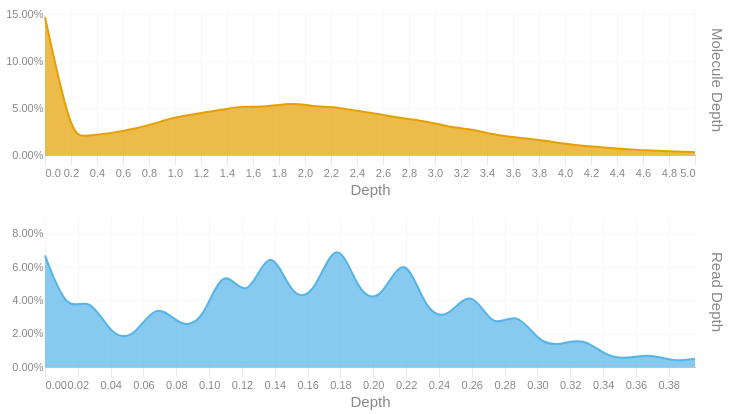

Notebook code cell kept with this figure:
### Code cell
readdep = depth_hist(tb['Read Depth'], q99, 3)
readdep = readdep.with_columns(pl.lit('Read Depth').alias('Metric'))
if not SKIPLR:
    moldep = depth_hist(tb['Molecule Depth'], mol_q99, 1)
    moldep = moldep.with_columns(pl.lit('Molecule Depth').alias('Metric'))
    _hist = pl.concat([readdep, moldep])
    _hist = _hist.filter(pl.col('Proportion') != 0)
    with SafeRender(_hist):
        (
            alt.Chart(_hist)        
            .mark_area(interpolate = "basis")
            .encode(
                x=alt.X('Bin:Q').scale(domainMin=0).axis(alt.Axis(title='Depth')),
                y = alt.Y('Proportion:Q', title = None).axis(format = '.2%'),
                color = alt.Color('Metric:N').legend(None),
                row = alt.Row("Metric:N").header(title = None, labelOrient = 'right'),
                tooltip = [
                    alt.Tooltip("Metric:N", title = "Metric"),
                    alt.Tooltip('Interval:N', title = "Depth Interval"),
                    alt.Tooltip('Proportion:Q', title = "% Alignments").format('.2%')
                ]
            )
            .resolve_scale(x='independent', y='independent')
            .properties(
                height = 150, width = 650,
                usermeta={'embedOptions': {'downloadFileName': f'{samplename}.depth.hist'}}
            )
        ).display()
else:
    readdep = readdep.filter(pl.col('Proportion') != 0)
    with SafeRender(readdep):
        (
            alt.Chart(readdep)        
            .mark_area(interpolate = "basis")
            .encode(
                x=alt.X('Bin:Q').scale(domainMin=0).axis(alt.Axis(title='Depth')),
                y = alt.Y('Proportion:Q', title = None).axis(format = '.2%'),
                tooltip = [
                    alt.Tooltip('Interval:N', title = "Depth Interval"),
                    alt.Tooltip('Proportion:Q', title = "% Alignments").format('.2%')
                ]
            )
            .properties(
                usermeta={'embedOptions': {'downloadFileName': f'{samplename}.depth.hist'}}
            )
        ).display()

### Figure 1 — Vega-Lite specification as saved in the notebook (floating-point values rounded to 4 significant figures)
{"width": 650, "height": 150, "config": {"title": {"anchor": "start", "dy": -15, "fontSize": 18, "color": "#888888", "subtitleColor": "#888888", "subtitleFontSize": 14}, "arc": {"fill": "#0072B2"}, "axis": {"domainColor": "#888888", "domainWidth": 0.5, "gridWidth": 0.2, "grid": false, "titleFontWeight": 400, "titleFontSize": 15, "labelFontSize": 11, "labelColor": "#888888", "tickColor": "#888888", "tickWidth": 0.2, "titleColor": "#888888"}, "axisBand": {"grid": false}, "axisX": {"grid": true, "tickSize": 10, "domainCap": "round"}, "axisY": {"domain": false, "grid": true, "tickSize": 0, "domainCap": "round"}, "background": "transparent", "header": {"labelFontSize": 15, "labelColor": "#888888", "titleFontSize": 15, "titleFontWeight": 600, "titleColor": "#888888"}, "legend": {"labelFont": "sans-serif", "labelFontSize": 12, "labelColor": "#888888", "symbolSize": 100, "symbolType": "circle", "titleFontSize": 12, "titlePadding": 10, "titleColor": "#888888", "title": null}, "range": {"category": ["#E69F00", "#56B4E9", "#009E73", "#F0E442", "#0072B2", "#D55E00", "#CC79A7", "#000000"], "diverging": ["#cfe8f3", "#a2d4ec", "#73bfe2", "#46abdb", "#1696d2", "#12719e"]}, "area": {"fill": "#0072B2", "fillOpacity": 0.7, "line": true, "strokeOpacity": 0.7}, "line": {"color": "#0072B2", "stroke": "#0072B2", "strokeWidth": 2}, "trail": {"color": "#0072B2", "stroke": "#0072B2", "strokeWidth": 0, "size": 1}, "point": {"filled": true, "fillOpacity": 1.0, "size": 95}, "text": {"color": "#888888", "fontSize": 11, "align": "right", "fontWeight": 400, "size": 11}, "bar": {"fill": "#0072B2", "stroke": null}, "view": {"stroke": null, "continuousWidth": 660, "continuousHeight": 400}}, "data": {"name": "data-6c2382365b646346ca29ec9d036ff070"}, "mark": {"type": "area", "interpolate": "basis"}, "encoding": {"color": {"field": "Metric", "legend": null, "type": "nominal"}, "row": {"field": "Metric", "header": {"title": null, "labelOrient": "right"}, "type": "nominal"}, "tooltip": [{"field": "Metric", "title": "Metric", "type": "nominal"}, {"field": "Interval", "title": "Depth Interval", "type": "nominal"}, {"field": "Proportion", "format": ".2%", "title": "% Alignments", "type": "quantitative"}], "x": {"axis": {"title": "Depth"}, "field": "Bin", "scale": {"domainMin": 0}, "type": "quantitative"}, "y": {"axis": {"format": ".2%"}, "field": "Proportion", "title": null, "type": "quantitative"}}, "resolve": {"scale": {"x": "independent", "y": "independent"}}, "usermeta": {"embedOptions": {"downloadFileName": "TF26LRJL0006_5B_10484332_23Y22YLT4_L7.depth.hist"}}, "$schema": "https://vega.github.io/schema/vega-lite/v6.4.1.json", "datasets": {"data-6c2382365b646346ca29ec9d036ff070": [{"Bin": 0.0, "Interval": "0.0-0.014", "Proportion": 0.067, "Metric": "Read Depth"}, {"Bin": 0.014, "Interval": "0.014-0.027", "Proportion": 0.031, "Metric": "Read Depth"}, {"Bin": 0.027, "Interval": "0.027-0.041", "Proportion": 0.044, "Metric": "Read Depth"}, {"Bin": 0.041, "Interval": "0.041-0.055", "Proportion": 0.017, "Metric": "Read Depth"}, {"Bin": 0.055, "Interval": "0.055-0.068", "Proportion": 0.018, "Metric": "Read Depth"}, {"Bin": 0.068, "Interval": "0.068-0.082", "Proportion": 0.04, "Metric": "Read Depth"}, {"Bin": 0.082, "Interval": "0.082-0.096", "Proportion": 0.024, "Metric": "Read Depth"}, {"Bin": 0.096, "Interval": "0.096-0.109", "Proportion": 0.026, "Metric": "Read Depth"}, {"Bin": 0.109, "Interval": "0.109-0.123", "Proportion": 0.064, "Metric": "Read Depth"}, {"Bin": 0.123, "Interval": "0.123-0.137", "Proportion": 0.036, "Metric": "Read Depth"}, {"Bin": 0.137, "Interval": "0.137-0.15", "Proportion": 0.077, "Metric": "Read Depth"}, {"Bin": 0.15, "Interval": "0.15-0.164", "Proportion": 0.041, "Metric": "Read Depth"}, {"Bin": 0.164, "Interval": "0.164-0.178", "Proportion": 0.042, "Metric": "Read Depth"}, {"Bin": 0.178, "Interval": "0.178-0.191", "Proportion": 0.082, "Metric": "Read Depth"}, {"Bin": 0.191, "Interval": "0.191-0.205", "Proportion": 0.043, "Metric": "Read Depth"}, {"Bin": 0.205, "Interval": "0.205-0.219", "Proportion": 0.039, "Metric": "Read Depth"}, {"Bin": 0.219, "Interval": "0.219-0.232", "Proportion": 0.072, "Metric": "Read Depth"}, {"Bin": 0.232, "Interval": "0.232-0.246", "Proportion": 0.032, "Metric": "Read Depth"}, {"Bin": 0.246, "Interval": "0.246-0.26", "Proportion": 0.029, "Metric": "Read Depth"}, {"Bin": 0.26, "Interval": "0.26-0.273", "Proportion": 0.049, "Metric": "Read Depth"}, {"Bin": 0.273, "Interval": "0.273-0.287", "Proportion": 0.021, "Metric": "Read Depth"}, {"Bin": 0.287, "Interval": "0.287-0.301", "Proportion": 0.035, "Metric": "Read Depth"}, {"Bin": 0.301, "Interval": "0.301-0.314", "Proportion": 0.014, "Metric": "Read Depth"}, {"Bin": 0.314, "Interval": "0.314-0.328", "Proportion": 0.013, "Metric": "Read Depth"}, {"Bin": 0.328, "Interval": "0.328-0.342", "Proportion": 0.018, "Metric": "Read Depth"}, {"Bin": 0.342, "Interval": "0.342-0.355", "Proportion": 0.006, "Metric": "Read Depth"}, {"Bin": 0.355, "Interval": "0.355-0.369", "Proportion": 0.005, "Metric": "Read Depth"}, {"Bin": 0.369, "Interval": "0.369-0.383", "Proportion": 0.008, "Metric": "Read Depth"}, {"Bin": 0.383, "Interval": "0.383-0.396", "Proportion": 0.003, "Metric": "Read Depth"}, {"Bin": 0.396, "Interval": "0.396-0.41", "Proportion": 0.005, "Metric": "Read Depth"}, {"Bin": 0.0, "Interval": "0.0-0.2", "Proportion": 0.147, "Metric": "Molecule Depth"}, {"Bin": 0.2, "Interval": "0.2-0.3", "Proportion": 0.02, "Metric": "Molecule Depth"}, {"Bin": 0.3, "Interval": "0.3-0.5", "Proportion": 0.02, "Metric": "Molecule Depth"}, {"Bin": 0.5, "Interval": "0.5-0.7", "Proportion": 0.023, "Metric": "Molecule Depth"}, {"Bin": 0.7, "Interval": "0.7-0.9", "Proportion": 0.028, "Metric": "Molecule Depth"}, {"Bin": 0.9, "Interval": "0.9-1.0", "Proportion": 0.036, "Metric": "Molecule Depth"}, {"Bin": 1.0, "Interval": "1.0-1.2", "Proportion": 0.04, "Metric": "Molecule Depth"}, {"Bin": 1.2, "Interval": "1.2-1.4", "Proportion": 0.045, "Metric": "Molecule Depth"}, {"Bin": 1.4, "Interval": "1.4-1.5", "Proportion": 0.049, "Metric": "Molecule Depth"}, {"Bin": 1.5, "Interval": "1.5-1.7", "Proportion": 0.052, "Metric": "Molecule Depth"}, {"Bin": 1.7, "Interval": "1.7-1.9", "Proportion": 0.051, "Metric": "Molecule Depth"}, {"Bin": 1.9, "Interval": "1.9-2.1", "Proportion": 0.056, "Metric": "Molecule Depth"}, {"Bin": 2.1, "Interval": "2.1-2.2", "Proportion": 0.051, "Metric": "Molecule Depth"}, {"Bin": 2.2, "Interval": "2.2-2.4", "Proportion": 0.052, "Metric": "Molecule Depth"}, {"Bin": 2.4, "Interval": "2.4-2.6", "Proportion": 0.047, "Metric": "Molecule Depth"}, {"Bin": 2.6, "Interval": "2.6-2.7", "Proportion": 0.043, "Metric": "Molecule Depth"}, {"Bin": 2.7, "Interval": "2.7-2.9", "Proportion": 0.04, "Metric": "Molecule Depth"}, {"Bin": 2.9, "Interval": "2.9-3.1", "Proportion": 0.037, "Metric": "Molecule Depth"}, {"Bin": 3.1, "Interval": "3.1-3.3", "Proportion": 0.03, "Metric": "Molecule Depth"}, {"Bin": 3.3, "Interval": "3.3-3.4", "Proportion": 0.027, "Metric": "Molecule Depth"}, {"Bin": 3.4, "Interval": "3.4-3.6", "Proportion": 0.023, "Metric": "Molecule Depth"}, {"Bin": 3.6, "Interval": "3.6-3.8", "Proportion": 0.019, "Metric": "Molecule Depth"}, {"Bin": 3.8, "Interval": "3.8-3.9", "Proportion": 0.016, "Metric": "Molecule Depth"}, {"Bin": 3.9, "Interval": "3.9-4.1", "Proportion": 0.014, "Metric": "Molecule Depth"}, {"Bin": 4.1, "Interval": "4.1-4.3", "Proportion": 0.01, "Metric": "Molecule Depth"}, {"Bin": 4.3, "Interval": "4.3-4.5", "Proportion": 0.008, "Metric": "Molecule Depth"}, {"Bin": 4.5, "Interval": "4.5-4.6", "Proportion": 0.006, "Metric": "Molecule Depth"}, {"Bin": 4.6, "Interval": "4.6-4.8", "Proportion": 0.005, "Metric": "Molecule Depth"}, {"Bin": 4.8, "Interval": "4.8-5.0", "Proportion": 0.004, "Metric": "Molecule Depth"}, {"Bin": 5.0, "Interval": "5.0-5.15", "Proportion": 0.003, "Metric": "Molecule Depth"}]}}
